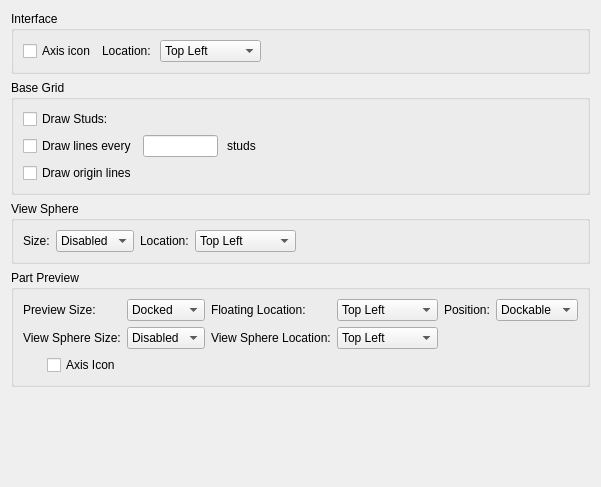
       <widget class="QWidget" name="tabUserInterface">
        <attribute name="title">
         <string>Interface, Base Grid, View Sphere, Preview</string>
        </attribute>
        <layout class="QVBoxLayout" name="verticalLayout">
         <item>
          <widget class="QGroupBox" name="InterfaceGroup">
           <property name="title">
            <string>Interface</string>
           </property>
           <layout class="QHBoxLayout" name="horizontalLayout_16">
            <item>
             <widget class="QCheckBox" name="AxisIconCheckBox">
              <property name="text">
               <string>Axis icon</string>
              </property>
             </widget>
            </item>
            <item>
             <widget class="QLabel" name="AxisIconLocationLabel">
              <property name="text">
               <string>Location: </string>
              </property>
             </widget>
            </item>
            <item>
             <widget class="QComboBox" name="AxisIconLocationCombo">
              <item>
               <property name="text">
                <string>Top Left</string>
               </property>
              </item>
              <item>
               <property name="text">
                <string>Top Right</string>
               </property>
              </item>
              <item>
               <property name="text">
                <string>Bottom Left</string>
               </property>
              </item>
              <item>
               <property name="text">
                <string>Bottom Right</string>
               </property>
              </item>
             </widget>
            </item>
            <item>
             <spacer name="horizontalSpacer_16">
              <property name="orientation">
               <enum>Qt::Horizontal</enum>
              </property>
              <property name="sizeHint" stdset="0">
               <size>
                <width>40</width>
                <height>20</height>
               </size>
              </property>
             </spacer>
            </item>
           </layout>
          </widget>
         </item>
         <item>
          <widget class="QGroupBox" name="BaseGridGroup">
           <property name="sizePolicy">
            <sizepolicy hsizetype="Preferred" vsizetype="Preferred">
             <horstretch>0</horstretch>
             <verstretch>0</verstretch>
            </sizepolicy>
           </property>
           <property name="title">
            <string>Base Grid</string>
           </property>
           <layout class="QGridLayout" name="gridLayout_7">
            <item row="1" column="3">
             <widget class="QLabel" name="label_23">
              <property name="minimumSize">
               <size>
                <width>35</width>
                <height>0</height>
               </size>
              </property>
              <property name="text">
               <string>studs</string>
              </property>
              <property name="alignment">
               <set>Qt::AlignCenter</set>
              </property>
             </widget>
            </item>
            <item row="2" column="0">
             <widget class="QCheckBox" name="GridOriginCheckBox">
              <property name="text">
               <string>Draw origin lines</string>
              </property>
             </widget>
            </item>
            <item row="0" column="0">
             <widget class="QCheckBox" name="gridStuds">
              <property name="toolTip">
               <string>Enable draw ground plane studs</string>
              </property>
              <property name="text">
               <string>Draw Studs:</string>
              </property>
             </widget>
            </item>
            <item row="1" column="1">
             <widget class="QLineEdit" name="gridLineSpacing">
              <property name="maximumSize">
               <size>
                <width>75</width>
                <height>16777215</height>
               </size>
              </property>
              <property name="toolTip">
               <string>Draw grid line every 'n' studs</string>
              </property>
             </widget>
            </item>
            <item row="1" column="0">
             <widget class="QCheckBox" name="gridLines">
              <property name="toolTip">
               <string>Enable draw grid lines</string>
              </property>
              <property name="text">
               <string>Draw lines every</string>
              </property>
             </widget>
            </item>
            <item row="1" column="4">
             <spacer name="horizontalSpacer_8">
              <property name="orientation">
               <enum>Qt::Horizontal</enum>
              </property>
              <property name="sizeHint" stdset="0">
               <size>
                <width>228</width>
                <height>20</height>
               </size>
              </property>
             </spacer>
            </item>
           </layout>
          </widget>
         </item>
         <item>
          <widget class="QGroupBox" name="ModelViewGroup">
           <property name="sizePolicy">
            <sizepolicy hsizetype="Preferred" vsizetype="Preferred">
             <horstretch>0</horstretch>
             <verstretch>0</verstretch>
            </sizepolicy>
           </property>
           <property name="title">
            <string>View Sphere</string>
           </property>
           <layout class="QGridLayout" name="gridLayout_8">
            <item row="0" column="1">
             <widget class="QComboBox" name="ViewSphereSizeCombo">
              <property name="toolTip">
               <string>Set View Sphere size</string>
              </property>
              <item>
               <property name="text">
                <string>Disabled</string>
               </property>
              </item>
              <item>
               <property name="text">
                <string>Small</string>
               </property>
              </item>
              <item>
               <property name="text">
                <string>Medium</string>
               </property>
              </item>
              <item>
               <property name="text">
                <string>Large</string>
               </property>
              </item>
             </widget>
            </item>
            <item row="0" column="0">
             <widget class="QLabel" name="label_8">
              <property name="toolTip">
               <string/>
              </property>
              <property name="text">
               <string>Size:</string>
              </property>
             </widget>
            </item>
            <item row="0" column="4">
             <spacer name="horizontalSpacer_10">
              <property name="orientation">
               <enum>Qt::Horizontal</enum>
              </property>
              <property name="sizeHint" stdset="0">
               <size>
                <width>70</width>
                <height>20</height>
               </size>
              </property>
             </spacer>
            </item>
            <item row="0" column="2">
             <widget class="QLabel" name="label_19">
              <property name="text">
               <string>Location:</string>
              </property>
             </widget>
            </item>
            <item row="0" column="3">
             <widget class="QComboBox" name="ViewSphereLocationCombo">
              <property name="toolTip">
               <string>Set View Sphere location</string>
              </property>
              <item>
               <property name="text">
                <string>Top Left</string>
               </property>
              </item>
              <item>
               <property name="text">
                <string>Top Right</string>
               </property>
              </item>
              <item>
               <property name="text">
                <string>Bottom Left</string>
               </property>
              </item>
              <item>
               <property name="text">
                <string>Bottom Right</string>
               </property>
              </item>
             </widget>
            </item>
           </layout>
          </widget>
         </item>
         <item>
          <widget class="QGroupBox" name="PartPreviewGroup">
           <property name="title">
            <string>Part Preview</string>
           </property>
           <layout class="QGridLayout" name="gridLayout_2">
            <item row="4" column="0" colspan="2">
             <widget class="QLabel" name="label_31">
              <property name="text">
               <string>Preview Size:</string>
              </property>
             </widget>
            </item>
            <item row="4" column="3">
             <widget class="QLabel" name="label_32">
              <property name="text">
               <string>Floating Location:</string>
              </property>
             </widget>
            </item>
            <item row="5" column="3">
             <widget class="QLabel" name="label_2">
              <property name="text">
               <string>View Sphere Location:</string>
              </property>
             </widget>
            </item>
            <item row="5" column="4">
             <widget class="QComboBox" name="PreviewViewSphereLocationCombo">
              <item>
               <property name="text">
                <string>Top Left</string>
               </property>
              </item>
              <item>
               <property name="text">
                <string>Top Right</string>
               </property>
              </item>
              <item>
               <property name="text">
                <string>Bottom Left</string>
               </property>
              </item>
              <item>
               <property name="text">
                <string>Bottom Right</string>
               </property>
              </item>
             </widget>
            </item>
            <item row="4" column="5">
             <widget class="QLabel" name="label_33">
              <property name="text">
               <string>Position:</string>
              </property>
             </widget>
            </item>
            <item row="4" column="2">
             <widget class="QComboBox" name="PreviewSizeCombo">
              <item>
               <property name="text">
                <string>Docked</string>
               </property>
              </item>
              <item>
               <property name="text">
                <string>Small</string>
               </property>
              </item>
              <item>
               <property name="text">
                <string>Large</string>
               </property>
              </item>
             </widget>
            </item>
            <item row="6" column="1">
             <widget class="QCheckBox" name="PreviewAxisIconCheckBox">
              <property name="text">
               <string>Axis Icon</string>
              </property>
             </widget>
            </item>
            <item row="5" column="0" colspan="2">
             <widget class="QLabel" name="label_6">
              <property name="text">
               <string>View Sphere Size:</string>
              </property>
             </widget>
            </item>
            <item row="4" column="6">
             <widget class="QComboBox" name="PreviewPositionCombo">
              <item>
               <property name="text">
                <string>Dockable</string>
               </property>
              </item>
              <item>
               <property name="text">
                <string>Floating</string>
               </property>
              </item>
             </widget>
            </item>
            <item row="4" column="4">
             <widget class="QComboBox" name="PreviewLocationCombo">
              <item>
               <property name="text">
                <string>Top Left</string>
               </property>
              </item>
              <item>
               <property name="text">
                <string>Top Right</string>
               </property>
              </item>
              <item>
               <property name="text">
                <string>Bottom Left</string>
               </property>
              </item>
              <item>
               <property name="text">
                <string>Bottom Right</string>
               </property>
              </item>
             </widget>
            </item>
            <item row="5" column="2">
             <widget class="QComboBox" name="PreviewViewSphereSizeCombo">
              <item>
               <property name="text">
                <string>Disabled</string>
               </property>
              </item>
              <item>
               <property name="text">
                <string>Small</string>
               </property>
              </item>
              <item>
               <property name="text">
                <string>Medium</string>
               </property>
              </item>
              <item>
               <property name="text">
                <string>Large</string>
               </property>
              </item>
             </widget>
            </item>
            <item row="5" column="6">
             <spacer name="horizontalSpacer_12">
              <property name="orientation">
               <enum>Qt::Horizontal</enum>
              </property>
              <property name="sizeHint" stdset="0">
               <size>
                <width>40</width>
                <height>20</height>
               </size>
              </property>
             </spacer>
            </item>
           </layout>
          </widget>
         </item>
         <item>
          <spacer name="verticalSpacer_3">
           <property name="orientation">
            <enum>Qt::Vertical</enum>
           </property>
           <property name="sizeHint" stdset="0">
            <size>
             <width>20</width>
             <height>89</height>
            </size>
           </property>
          </spacer>
         </item>
        </layout>
       </widget>
